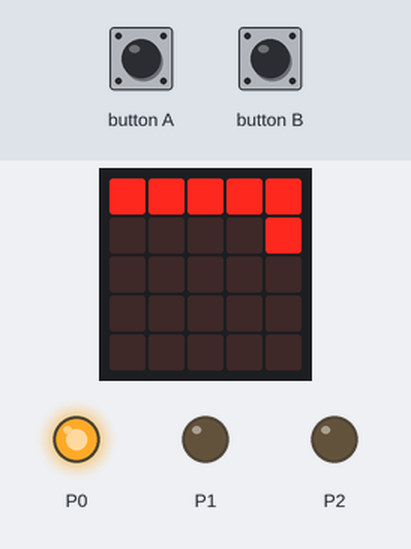
A program run on a simulated BBC micro:bit (MakeCode). Shown: the board's 5×5 LED display, output pins drawn as LEDs (lit = HIGH). The inputs (shaded band) are chosen by the test bench.

Above: at 2.65 s.
2.7 s: button A pressed for 0.15 s
At 2.92 s:
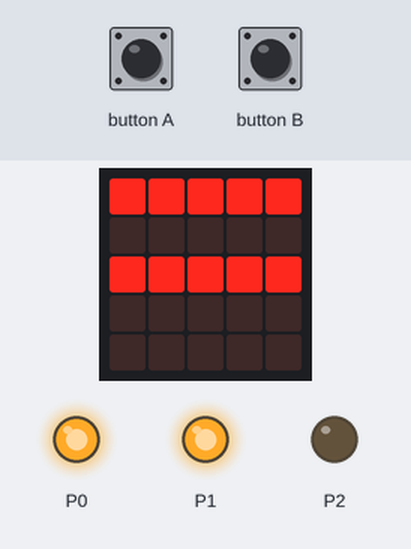
3.4 s: button A pressed for 0.15 s
4.1 s: button B pressed for 0.15 s
At 4.47 s:
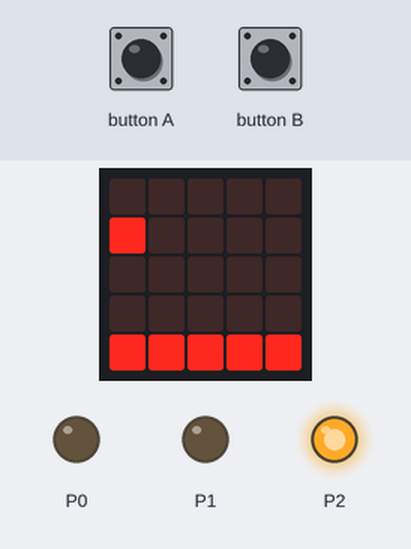
4.8 s: button A pressed for 0.15 s
5.5 s: button B pressed for 0.15 s
At 5.87 s:
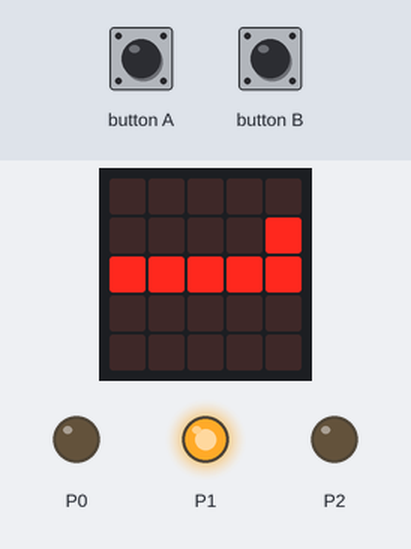
6.2 s: button B pressed for 0.15 s
At 6.49 s:
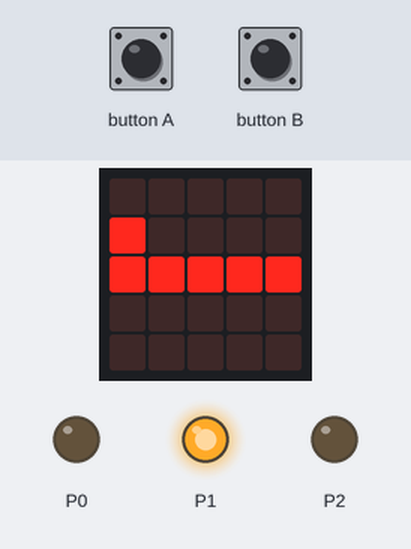
Timing chart, 0 to 7.9 s (numbered marks = the images above; inputs shaded):
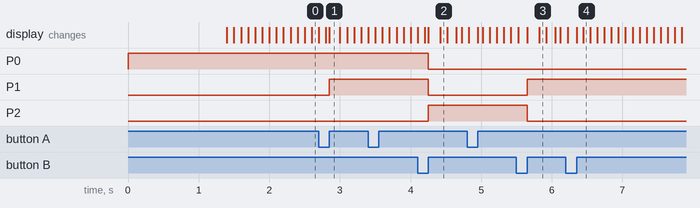

The program:

main.ts
```typescript
function Kjør () {
    pins.digitalWritePin(DigitalPin.P0, 0)
    pins.digitalWritePin(DigitalPin.P1, 0)
    pins.digitalWritePin(DigitalPin.P2, 1)
    basic.showLeds(`
        . . . . .
        . . . . .
        . . . . .
        . . . . .
        # # # # #
        `)
    basic.pause(1000)
    Neste = 3
}
function Utavkrysset () {
    pins.digitalWritePin(DigitalPin.P0, 0)
    pins.digitalWritePin(DigitalPin.P1, 1)
    pins.digitalWritePin(DigitalPin.P2, 0)
    basic.showLeds(`
        . . . . .
        . . . . .
        # # # # #
        . . . . .
        . . . . .
        `)
    basic.pause(1000)
    Neste = 0
}
input.onButtonPressed(Button.A, function () {
    NesteLys()
})
function Stopp () {
    pins.digitalWritePin(DigitalPin.P0, 1)
    pins.digitalWritePin(DigitalPin.P1, 0)
    pins.digitalWritePin(DigitalPin.P2, 0)
    basic.showLeds(`
        # # # # #
        . . . . .
        . . . . .
        . . . . .
        . . . . .
        `)
    basic.pause(1000)
    Neste = 1
}
function Gjørdegklar () {
    pins.digitalWritePin(DigitalPin.P0, 1)
    pins.digitalWritePin(DigitalPin.P1, 1)
    pins.digitalWritePin(DigitalPin.P2, 0)
    basic.showLeds(`
        # # # # #
        . . . . .
        # # # # #
        . . . . .
        . . . . .
        `)
    basic.pause(1000)
    Neste = 2
}
function NesteLys () {
    if (Neste == 0) {
        Stopp()
    } else if (Neste == 1) {
        Gjørdegklar()
    } else if (Neste == 2) {
        Kjør()
    } else if (Neste == 3) {
        Utavkrysset()
    }
}
input.onButtonPressed(Button.B, function () {
    led.unplot(0, 1)
    led.unplot(4, 1)
    if (Sender == 0) {
        Sender = 1
    } else {
        Sender = 0
    }
})
let Sender = 0
let Neste = 0
Stopp()
basic.forever(function () {
    while (Sender == 1) {
        led.plot(0, 1)
        basic.pause(100)
        led.unplot(0, 1)
        basic.pause(100)
    }
    while (Sender == 0) {
        led.plot(4, 1)
        basic.pause(100)
        led.unplot(4, 1)
        basic.pause(100)
    }
})
```

test.ts
```typescript
// testene settes inn her; disse vil ikke kompilert så lenge denne pakken blir brukt som en utvidelse.
```

Measured:
- after the input at 2.7 s, P1: LOW → HIGH after 0.15 s; the display: first differs from a run without the input after 0.15 s (image 1)
- after the input at 4.1 s, the display: first differs from a run without the input after 0.32 s (image 2)
- after the input at 5.5 s, the display: first differs from a run without the input after 0.32 s (image 3)
- after the input at 6.2 s, the display: first differs from a run without the input after 0.24 s (image 4)
